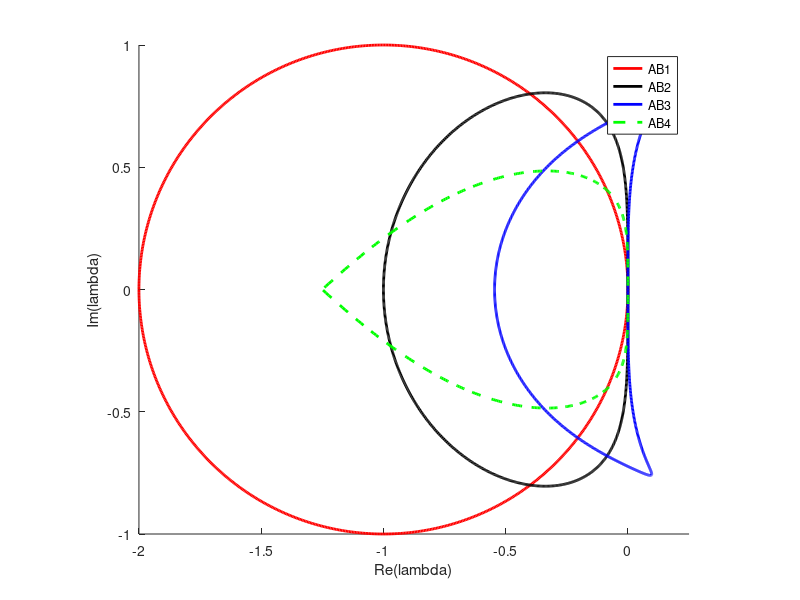

The MATLAB script that drew this image: (Note: this script raises an error after producing the figure.)
form{1} = 'r-'
form{2} = 'k-'
form{3} = 'b-'
form{4} = 'g--'

hold on;
for tstep=1:4
  
switch(tstep)
  case 1
    a = 1;
    a(1) = 1;   
  case 2
    a = [3 -1]/2;
  case 3
    a = [23 -16 5]/12;
  case {4,5}
    a = [17 9 1 -7]/20;
  case 6
    a = [1925 572 -316 -604 -337 485]/1680;
end

t = linspace(-pi, pi, 1000);

et = exp(i*t);

N = length(a);

deno = zeros(size(et));
for n=1:N
  deno = deno + a(n)*(et.^(N-n));
end

alpha = (et.^N - et.^(N-1))./deno;

if(tstep==4)
  ids = find(real(alpha)>-1.25);
alpha = alpha(ids);
end

plot(real(alpha), imag(alpha), form{tstep}, 'linewidth', 2)
%fill(real(alpha), imag(alpha),[tstep,tstep,tstep]/10)
end
axis equal
axis([-2 0.25 -1 1])
%axis([-2.5 .5 -1.5 1.5])

ha = legend('AB1', 'AB2', 'AB3', 'AB4'); %, "location", "northeastoutside");
xlabel('Re(lambda)')
ylabel('Im(lambda)')


myprint('-dpdfwrite', 'adamsBashforthStabiityRegions.pdf')
